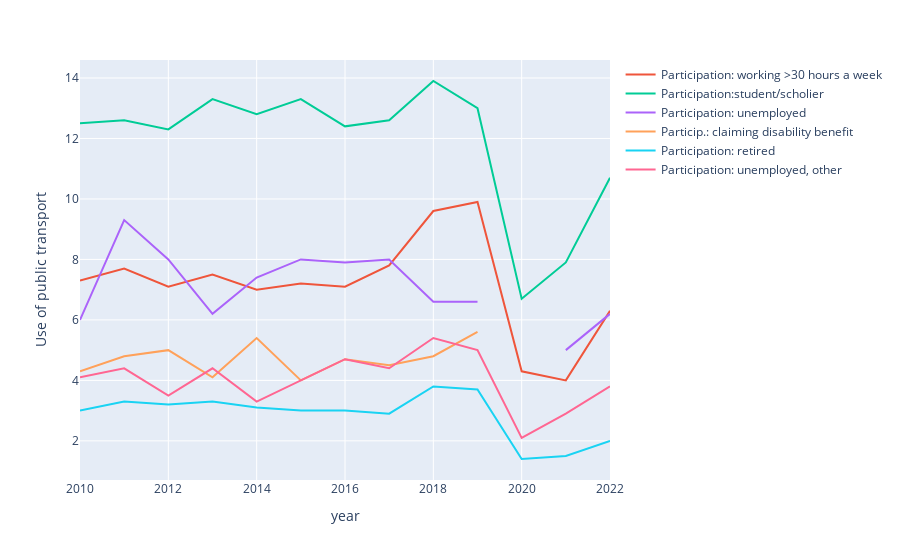

Notebook code for this chart:
### Markdown cell above
Secondly, let's create a line chart for the Use of Public Transport by different groups over the years, and a line chart for the Year-on-Year Difference in the Use of Public Transport.

### Code cell
dict_draw(d, particip, 'Use of public transport')

### Figure 1 — Plotly figure (JSON) as saved in the notebook; plotly's stock layout.template omitted (floating-point values rounded to 4 significant figures)
{"data": [{"hovertemplate": "<extra></extra>", "legendgroup": "", "line": {"color": "#636efa", "dash": "solid"}, "marker": {"symbol": "circle"}, "mode": "lines", "name": "", "orientation": "v", "showlegend": false, "type": "scatter", "xaxis": "x", "yaxis": "y"}, {"mode": "lines", "name": "Participation: working >30 hours a week", "type": "scatter", "x": [2010, 2011, 2012, 2013, 2014, 2015, 2016, 2017, 2018, 2019, 2020, 2021, 2022], "y": [7.3, 7.7, 7.1, 7.5, 7, 7.2, 7.1, 7.8, 9.6, 9.9, 4.3, 4, 6.3]}, {"mode": "lines", "name": "Participation:student/scholier", "type": "scatter", "x": [2010, 2011, 2012, 2013, 2014, 2015, 2016, 2017, 2018, 2019, 2020, 2021, 2022], "y": [12.5, 12.6, 12.3, 13.3, 12.8, 13.3, 12.4, 12.6, 13.9, 13, 6.7, 7.9, 10.7]}, {"mode": "lines", "name": "Participation: unemployed", "type": "scatter", "x": [2010, 2011, 2012, 2013, 2014, 2015, 2016, 2017, 2018, 2019, 2020, 2021, 2022], "y": [6, 9.3, 8, 6.2, 7.4, 8, 7.9, 8, 6.6, 6.6, null, 5, 6.2]}, {"mode": "lines", "name": "Particip.: claiming disability benefit", "type": "scatter", "x": [2010, 2011, 2012, 2013, 2014, 2015, 2016, 2017, 2018, 2019, 2020, 2021, 2022], "y": [4.3, 4.8, 5, 4.1, 5.4, 4, 4.7, 4.5, 4.8, 5.6, null, null, 3.6]}, {"mode": "lines", "name": "Participation: retired", "type": "scatter", "x": [2010, 2011, 2012, 2013, 2014, 2015, 2016, 2017, 2018, 2019, 2020, 2021, 2022], "y": [3, 3.3, 3.2, 3.3, 3.1, 3, 3, 2.9, 3.8, 3.7, 1.4, 1.5, 2]}, {"mode": "lines", "name": "Participation: unemployed, other", "type": "scatter", "x": [2010, 2011, 2012, 2013, 2014, 2015, 2016, 2017, 2018, 2019, 2020, 2021, 2022], "y": [4.1, 4.4, 3.5, 4.4, 3.3, 4, 4.7, 4.4, 5.4, 5, 2.1, 2.9, 3.8]}], "layout": {"autosize": true, "legend": {"tracegroupgap": 0}, "margin": {"t": 60}, "xaxis": {"anchor": "y", "autorange": true, "domain": [0, 1], "range": [2010, 2022], "title": {"text": "year"}, "type": "linear"}, "yaxis": {"anchor": "x", "autorange": true, "domain": [0, 1], "range": [0.7056, 14.59], "title": {"text": "Use of public transport"}, "type": "linear"}}}
